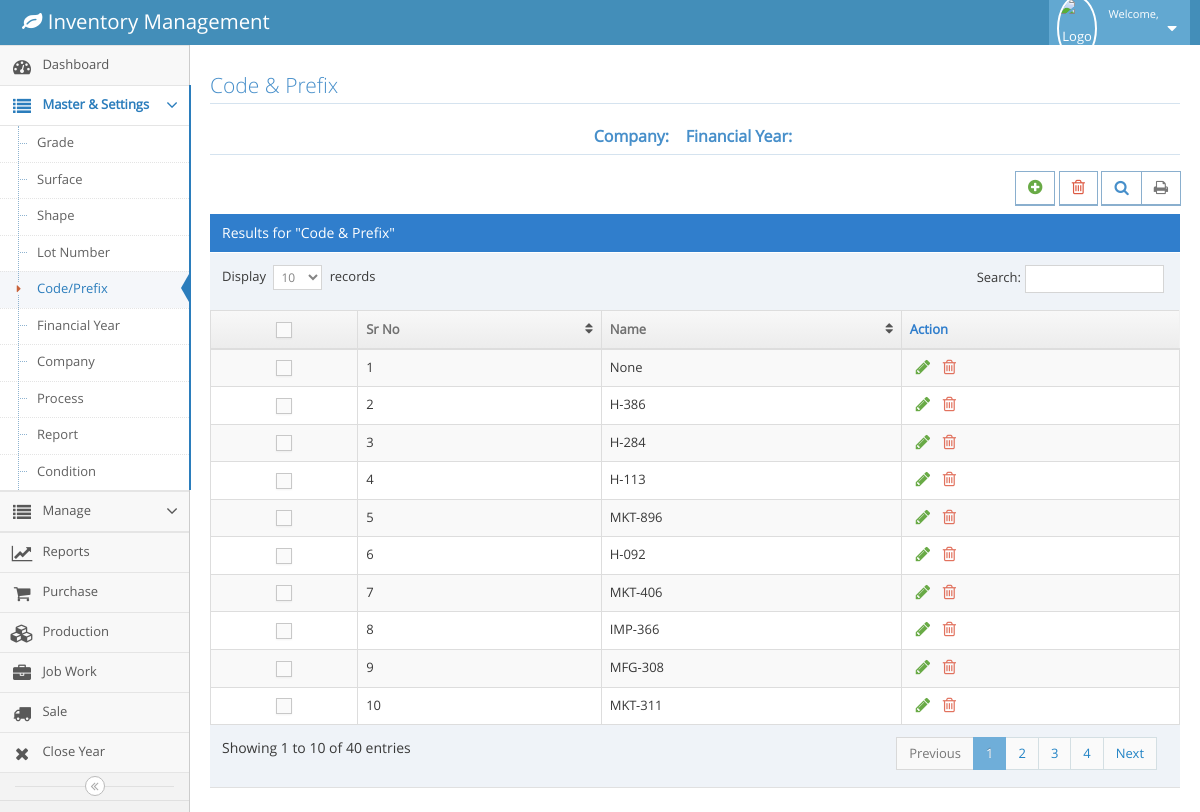
The page /codepr.php (signed in) on the database its author committed.
### tables this page shows
CREATE TABLE `m_code` (
  `id` int(11) NOT NULL,
  `name` text NOT NULL
);

### codepr.php (the view, shortened to what this page needs)
<!DOCTYPE html>
<?php
  include('config.php');
  $fy=$_SESSION['fy'];
  $company=$_SESSION['cname'];
?>
<html lang="en">
	<head>
		<link rel="stylesheet" href="assets/css/bootstrap.min.css" />
		<link rel="stylesheet" href="assets/font-awesome/4.5.0/css/font-awesome.min.css" />
		<link rel="stylesheet" href="assets/css/ace.min.css" class="ace-main-stylesheet" id="main-ace-style" />
		<link rel="stylesheet" href="assets/css/ace-skins.min.css" />
		<link rel="stylesheet" href="assets/css/ace-rtl.min.css" />
		<link rel="stylesheet" href="assets/css/jquery-confirm.css" />
	</head>
	<body class="no-skin">
		<?php include('navbar.php') ?>
		<div class="main-container ace-save-state" id="main-container">
			<?php include('menubar.php') ?>
			<div class="main-content">
				<div class="main-content-inner">
					<div class="page-content">
								<div class="row">
									<div class="col-xs-12">
										<h3 class="header smaller lighter blue">Code & Prefix</h3>
										<h5 class="header blue lighter bigger" align="center">
												<b>Company:&nbsp; <?php echo $company ?>  &nbsp;
												Financial Year:&nbsp; <?php echo $fy ?> </b>
											</h5>
										<div class="clearfix">
											<div class="pull-right tableTools-container">
												<div class="btn btn-white btn-primary btn-bold">
													<a class="blue" href="#" data-toggle="tooltip" title="Add" id="myBtn" class="btn btn-primary btn-lg" data-toggle="modal" data-target="#myModal">
														<i class="ace-icon fa fa-plus-circle bigger-120 green"></i>
													</a>
												</div>
												<div class="btn btn-white btn-primary btn-bold">
													<a class="blue" href="" data-toggle="tooltip" title="Delete">
														<i class="ace-icon fa fa-trash-o bigger-120 red"></i>
													</a>
												</div>
											</div>
										</div>
										<div class="table-header">
											Results for "Code & Prefix"
										</div>
										<div>
											<table id="dynamic-table" class="table table-striped table-bordered table-hover">
												<thead>
													<tr>
														<th class="center">
															<label class="pos-rel">
																<span class="lbl"></span>
															</label>
														</th>
														<th>Sr No</th>
														<th>Name</th>
														<th>Action</th>
													</tr>
												</thead>
												<tbody>
													<?php
									            		$query=mysqli_query($conn,"select * from m_code");
															$count=0;
															while($row=mysqli_fetch_array($query))
															{
																$count++;
																$id=$row['id'];
																$name=$row['name'];
															?>
													<tr>
														<td class="center">
															<label class="pos-rel">
																<span class="lbl"></span>
															</label>
														</td>
														<td><?php echo $count;?></td>
														<td class="editableColumns" id="<?php echo $id;?>">
															<?php echo $name;?>
														</td>
														<td>
															<div class="hidden-sm hidden-xs action-buttons">
																<button class="green" style="background-color: Transparent; border: none;outline:none;" data-toggle="tooltip" title="Edit">
																	<i class="ace-icon fa fa-pencil bigger-130"></i>
																</button>
																	<a class="red" data-toggle="tooltip" title="Delete" href="deletecodepr.php?id=<?php echo $id;?>">
																	<i class="ace-icon fa fa-trash-o bigger-130"></i>
																</a>
															</div>
														</td>
													</tr>
													<?php
													}
												?>
													</tbody>
												</table>
											</div>
										</div>
									</div>
							</div>
						</div>
					</div>
		</div>
	</body>
</html>

### rows shown on the page
m_code: name "None"
m_code: name "H-386"
m_code: name "H-284"
m_code: name "H-113"
m_code: name "MKT-896"
m_code: name "H-092"
m_code: name "MKT-406"
m_code: name "IMP-366"
m_code: name "MFG-308"
m_code: name "MKT-311"
